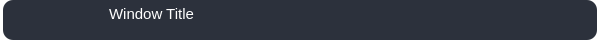
<?xml version="1.0" encoding="UTF-8"?>
<ui version="4.0">
 <class>QTitleBar</class>
 <widget class="QWidget" name="QTitleBar">
  <property name="geometry">
   <rect>
    <x>0</x>
    <y>0</y>
    <width>600</width>
    <height>40</height>
   </rect>
  </property>
  <property name="windowTitle">
   <string>Form</string>
  </property>
  <property name="styleSheet">
   <string notr="true">*{
border:none;
background-color: transparent;
background:transparent;
padding:0;
margin:0;
color:#fff;
}

#headerContainer {
background-color: #2c313c;
border-radius:10px;
border:none;
}

QPushButton {
background-color: #2c313c;
padding:5px 5px;
border-radius:3px;
}

QPushButton:hover {
background-color:#1f232c;
}

QPushButton:pressed{
background-color:#16191d;
}

#closeBtn:hover {
background-color: #e06666;
}

#closeBtn:pressed {
background-color:#cc0000;
}</string>
  </property>
  <layout class="QHBoxLayout" name="horizontalLayout">
   <property name="spacing">
    <number>0</number>
   </property>
   <property name="leftMargin">
    <number>3</number>
   </property>
   <property name="topMargin">
    <number>0</number>
   </property>
   <property name="rightMargin">
    <number>3</number>
   </property>
   <property name="bottomMargin">
    <number>0</number>
   </property>
   <item>
    <widget class="QWidget" name="headerContainer" native="true">
     <property name="maximumSize">
      <size>
       <width>16777215</width>
       <height>40</height>
      </size>
     </property>
     <layout class="QHBoxLayout" name="horizontalLayout_4">
      <property name="spacing">
       <number>0</number>
      </property>
      <property name="leftMargin">
       <number>0</number>
      </property>
      <property name="topMargin">
       <number>0</number>
      </property>
      <property name="rightMargin">
       <number>0</number>
      </property>
      <property name="bottomMargin">
       <number>0</number>
      </property>
      <item alignment="Qt::AlignHCenter">
       <widget class="QFrame" name="frame">
        <property name="frameShape">
         <enum>QFrame::StyledPanel</enum>
        </property>
        <property name="frameShadow">
         <enum>QFrame::Raised</enum>
        </property>
        <layout class="QHBoxLayout" name="horizontalLayout_3">
         <property name="spacing">
          <number>0</number>
         </property>
         <property name="leftMargin">
          <number>5</number>
         </property>
         <property name="topMargin">
          <number>5</number>
         </property>
         <property name="rightMargin">
          <number>5</number>
         </property>
         <property name="bottomMargin">
          <number>0</number>
         </property>
         <item alignment="Qt::AlignTop">
          <widget class="QLabel" name="label">
           <property name="font">
            <font>
             <family>Segoe UI</family>
             <pointsize>11</pointsize>
             <bold>false</bold>
            </font>
           </property>
           <property name="text">
            <string>Window Title</string>
           </property>
           <property name="alignment">
            <set>Qt::AlignCenter</set>
           </property>
          </widget>
         </item>
        </layout>
       </widget>
      </item>
      <item alignment="Qt::AlignRight">
       <widget class="QFrame" name="frame_2">
        <property name="frameShape">
         <enum>QFrame::StyledPanel</enum>
        </property>
        <property name="frameShadow">
         <enum>QFrame::Raised</enum>
        </property>
        <layout class="QHBoxLayout" name="horizontalLayout_2">
         <property name="spacing">
          <number>0</number>
         </property>
         <property name="leftMargin">
          <number>5</number>
         </property>
         <property name="topMargin">
          <number>5</number>
         </property>
         <property name="rightMargin">
          <number>5</number>
         </property>
         <property name="bottomMargin">
          <number>5</number>
         </property>
         <item>
          <widget class="QPushButton" name="minBtn">
           <property name="minimumSize">
            <size>
             <width>0</width>
             <height>0</height>
            </size>
           </property>
           <property name="text">
            <string/>
           </property>
           <property name="icon">
            <iconset resource="resource.qrc">
             <normaloff>:/icons/icons/original_svg/window_minimize.svg</normaloff>:/icons/icons/original_svg/window_minimize.svg</iconset>
           </property>
          </widget>
         </item>
         <item>
          <widget class="QPushButton" name="maxBtn">
           <property name="text">
            <string/>
           </property>
           <property name="icon">
            <iconset resource="resource.qrc">
             <normaloff>:/icons/icons/original_svg/square.svg</normaloff>:/icons/icons/original_svg/square.svg</iconset>
           </property>
          </widget>
         </item>
         <item>
          <widget class="QPushButton" name="closeBtn">
           <property name="text">
            <string/>
           </property>
           <property name="icon">
            <iconset resource="resource.qrc">
             <normaloff>:/icons/icons/original_svg/window_close.svg</normaloff>:/icons/icons/original_svg/window_close.svg</iconset>
           </property>
          </widget>
         </item>
        </layout>
       </widget>
      </item>
     </layout>
    </widget>
   </item>
  </layout>
 </widget>
 <resources>
  <include location="resource.qrc"/>
 </resources>
 <connections/>
</ui>
